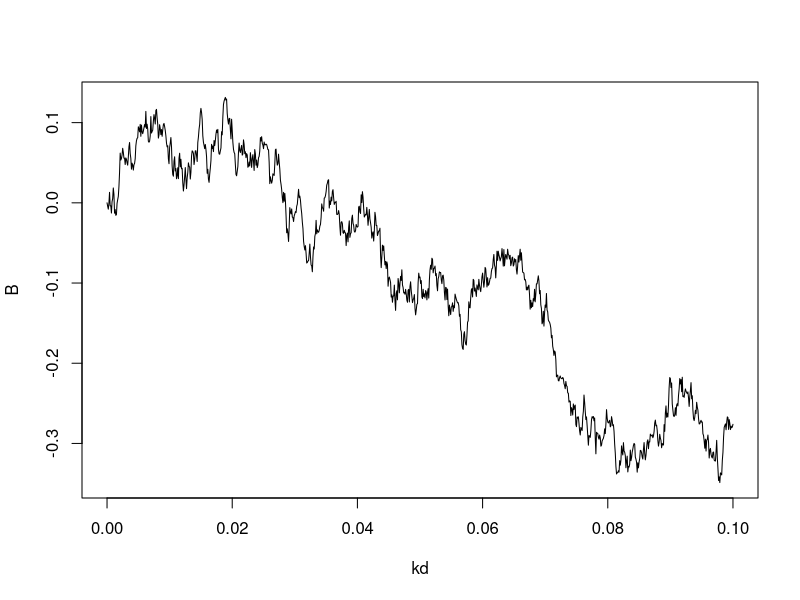
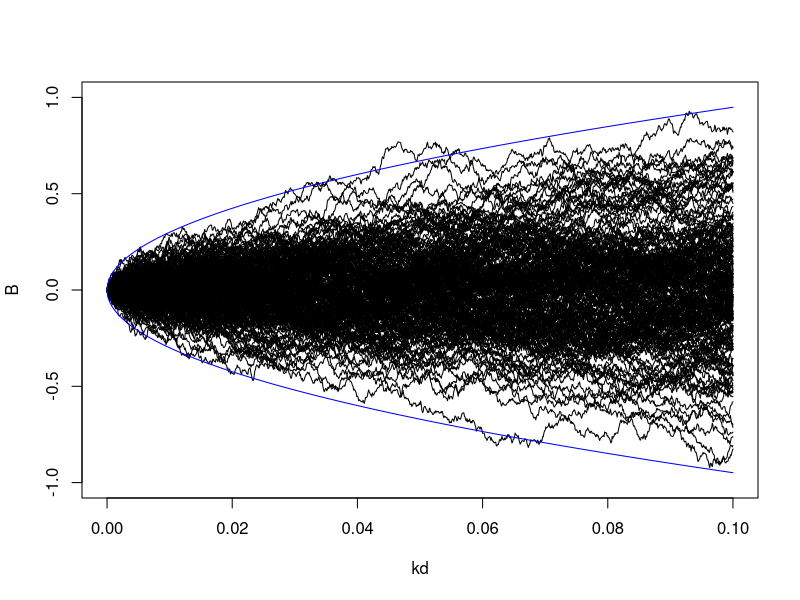
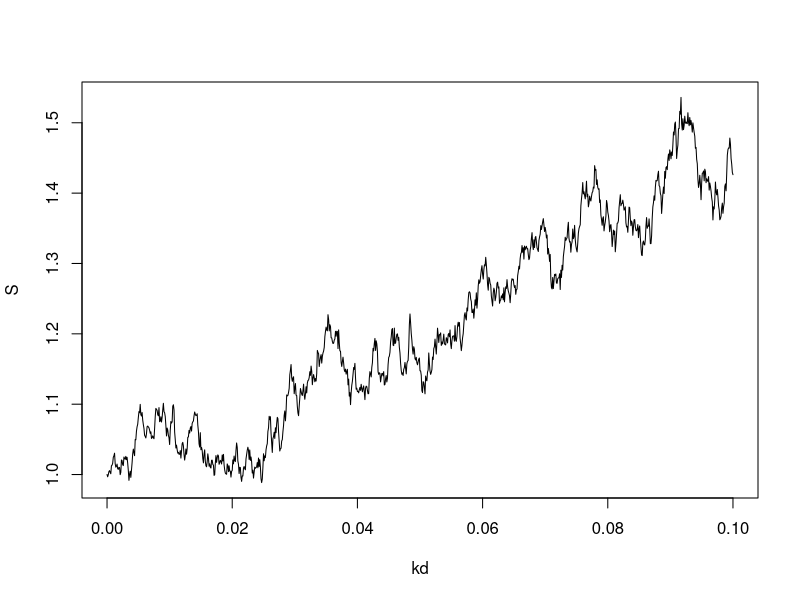
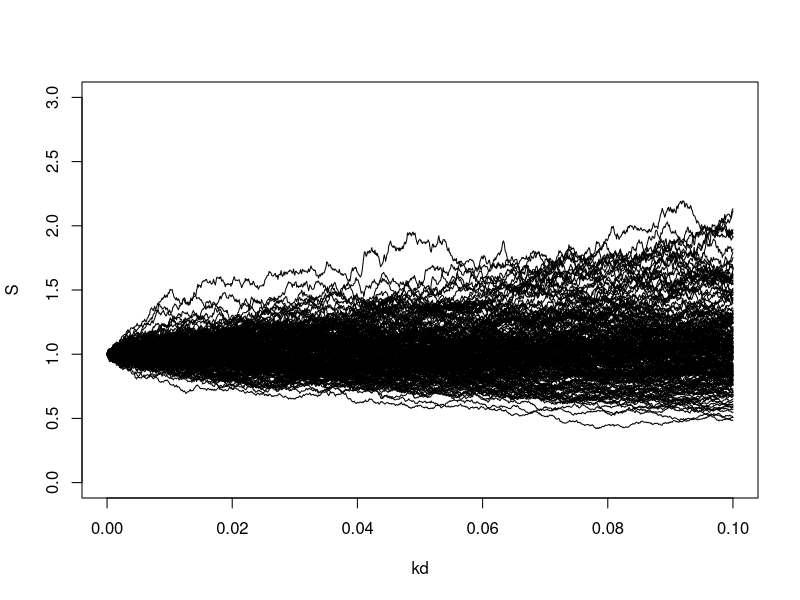

R code for these plots, in order:
## Лабораторная работа №5

# 2. Замоделировать процесс (8) для ∆ = 0.0001 ( т.е. средне-квадратическое
# отклонение с.в. 𝜀𝑘∆ равно √ ∆ = 0.01) и 𝑘 = 0,1,...,10^3

d = 0.0001
i = 0:1000
kd = d*i

B = array(dim=1001)
B[1] = 0

for(i in 2:1001)
  B[i] = B[i-1] + rnorm(1,0,0.01) 
plot(kd,B,type='l')

# 3. Построить ансамбль реализаций процесса, замоделированного на предыдущем шаге, 
# и вывести все реализации процесса на один график. 
# Т.е. построить 200 реализаций процесса (8) на одном графике.

plot(kd,B,type='l',ylim = c(-1,1))

j = 0
repeat {
  for(i in 2:1001)
    B[i] = B[i-1] + rnorm(1,0,0.01) 
  lines(kd,B,type='l')
  j = j + 1
  if(j == 199) break
}

# 4. Ограничить ансамбль реализаций, построенный на предыдущем шаге по правилу трех сигм.

high = 3*sqrt(kd)
low = -high
lines(kd,high,type='l',col='blue')
lines(kd,low,type='l',col='blue')

# 5. Реализовать процесс (9) при следующих входных значениях параметров:
# 𝑆0 = 1, 𝑎 = 0.5, 𝜎 = 0.9,
# √ ∆ = 0.01, 𝑘 = 0,1,...,103.

S = array(dim=1001)
S[1] = 1; a = 0.5; sig = 0.9

# d = 0.0001
# i = 0:1000
# kd = d*i
B = array(dim=1001)
B[1] = 0

for(i in 2:1001) {
  B[i] = B[i-1] + rnorm(1,0,0.01) 
  S[i] = S[1]*exp((a-sig^2/2)*(i)*d+sig*B[i])
}
plot(kd,S,type='l')

# 6. Построить 200 реализаций процесса (10) на одном графике.   
plot(kd,S,type='l',ylim=c(0,3))

j = 0 
repeat {
  for(i in 2:1001) {
    B[i] = B[i-1] + rnorm(1,0,0.01) 
    S[i] = S[1]*exp((a-sig^2/2)*(i)*d+sig*B[i])
  } 
  lines(kd,S,type='l')
  j = j + 1
  if(j == 199) break
}            

